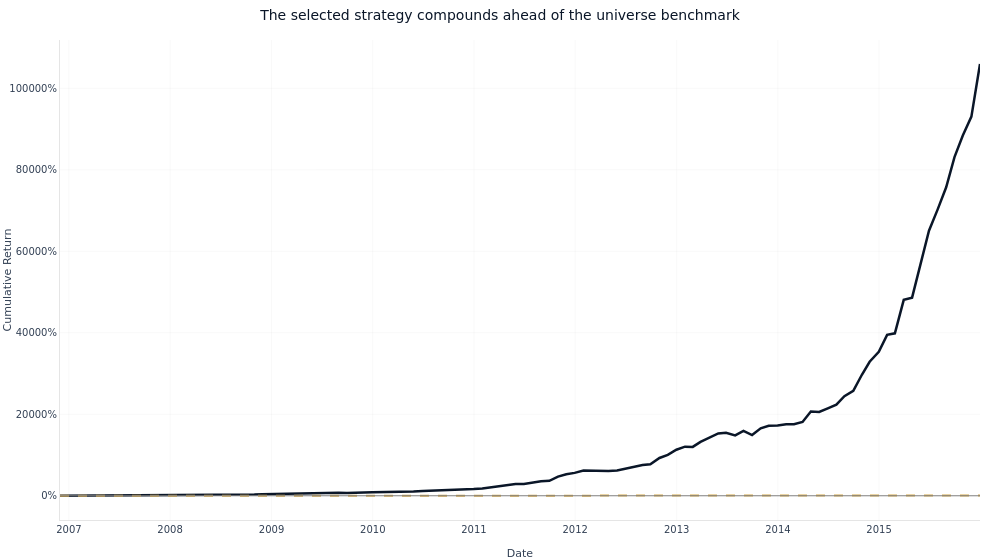

Source (notebook cell):
### Markdown cell above
**Cumulative return.** Validation-window equity vs. EW universe.

### Code cell
fig_cum = plot_cumulative_returns(pa, benchmark_label="EW universe")
fig_cum.update_layout(title="The selected strategy compounds ahead of the universe benchmark")
fig_cum.show()
